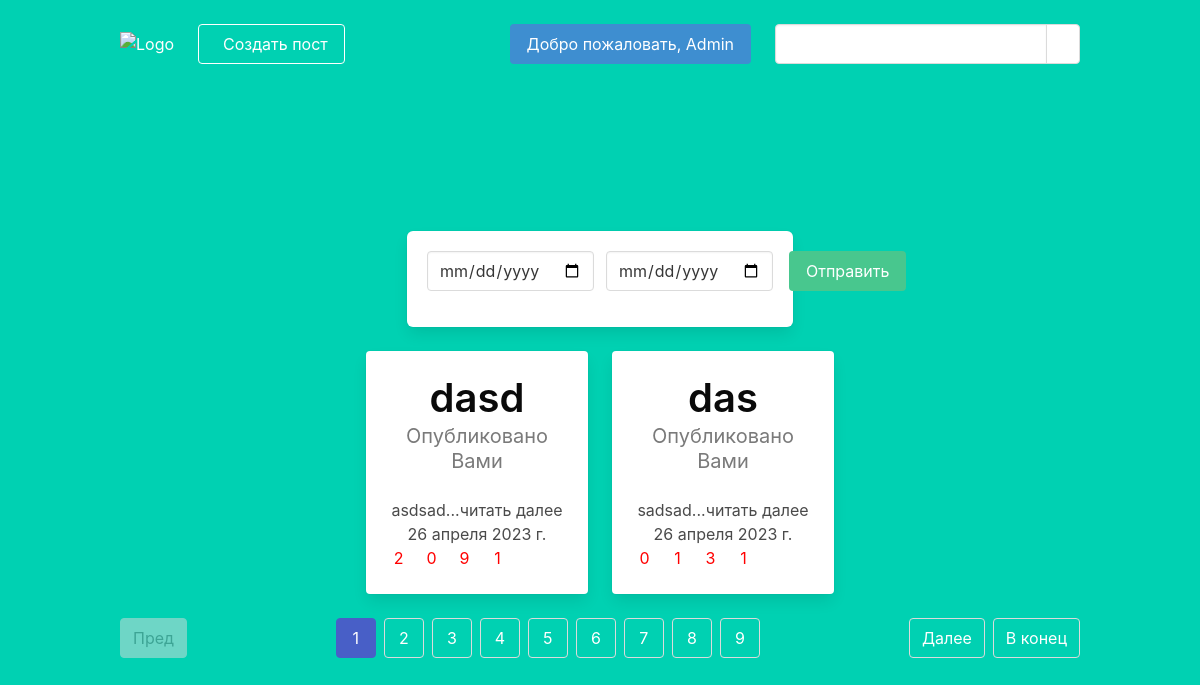
The page /blog/home/ (signed in) on the database its author committed.
### blog/models.py (models this page shows)
class Post(models.Model):
    title = models.CharField(max_length=255)
    text = models.TextField()
    slug = models.SlugField(unique=True)
    date = models.DateField(auto_now=True)
    author = models.ForeignKey(User, on_delete=models.CASCADE)
    image = models.ImageField(default='image.jpg', blank=True)
    likes = models.ManyToManyField(User, related_name='likes')
    dislikes = models.ManyToManyField(User, related_name='dislikes')
    comments_allowed = models.BooleanField(default=True)
    saved = models.ManyToManyField(User, related_name='saved_posts')
    views = models.ManyToManyField(User, related_name='post_views')
    def __str__(self):
        return self.title
    def snippet(self):
        return self.text[:20] + '...читать далее'
    def likes_counter(self):
        return self.likes.count()
    def dislikes_counter(self):
        return self.dislikes.count()

### blog/views.py (the view)
# urls.py: path('home/', views.home, name='home'),
@login_required(login_url='/users/log_in')
def home(request):
    search = request.GET.get('search')
    my_posts = request.GET.get('my_posts')
    favorites = request.GET.get('favorites')
    popular = request.GET.get('popular')
    new = request.GET.get('new')
    show_author = request.GET.get('show_author')
    saved = request.GET.get('saved')
    start_date = request.GET.get('from')
    end_date = request.GET.get('to')
    posts = Post.objects.all()
    posts = posts.filter(author=show_author) if show_author else posts
    posts = posts.filter(saved=request.user) if saved else posts
    posts = posts.filter(likes=request.user) if favorites else posts
    posts = posts.filter(author=request.user) if my_posts else posts
    posts = Post.objects.annotate(like_count=Count('likes')).order_by('-like_count')[:3] \
        if popular else posts
    posts = posts.filter(
        date__range=[start_date, end_date]) \
        if start_date and end_date else posts
    posts = posts.order_by('-date')[:3] if new else posts
    posts = posts.filter(likes=request.user) if favorites else posts
    if search:
        posts = Post.objects.filter(
            Q(title__icontains=search) |
            Q(text__icontains=search))
    pages = Paginator(posts, 2)
    page = request.GET.get('page')
    posts = pages.get_page(page)
    return render(request, 'home.html', {'posts': posts})

### blog/templates/home.html (shortened to what this page needs)
{% extends 'base_layout.html' %}
{% load static from static %}
{% block content %}
<div class="container">
    <div class="columns is-centered">
        <div class="column is-5">
            <div class="box">
                <form>
                    <div class="field is-horizontal">
                        <div class="field-body">
                            <div class="field">
                                <div class="control">
                                    <input type="date" min="2021-01-01" max="{{ now }}" class="input" required
                                        name='from'>
                                </div>
                            </div>
                            <div class="field">
                                <div class="control">
                                    <input type="date" min="2021-01-01" max="{{ now }}" class="input" required
                                        name='to'>
                                </div>
                            </div>
                        </div>
                        <button class="button is-success ml-4" type="submit">
                            Отправить
                        </button>
                    </div>
                </form>
            </div>
        </div>
    </div>
    <div class="columns is-centered is-multiline">
        {% for post in posts %}
        <div class="column is-3">
            <a href="{% url 'blog:post' post.slug %}">
                <div class="card has-text-centered">
                    <div class="card-content">
                        <div class="media">
                            <div class="media-content">
                                <div class="title has-text-black is-2">
                                    {{ post }}
                                </div>
                                {% if user == post.author %}
                                <div class="subtitle has-text-grey">
                                    Опубликовано Вами
                                </div>
                                {% else %}
                                <div class="subtitle has-text-grey">
                                    Опубликовано {{ post.author }}
                                </div>
                                {% endif %}
                            </div>
                        </div>
                        <div class="content">
                            {{ post.snippet }}
                            <br>
                            <div>{{ post.date }}</div>
                            <div class="columns" style="color: red">
                                <div class="column is-2">
                                    <div
                                        class="columns is-gapless is-flex is-justify-content-center is-align-items-center">
                                        <div class="column">
                                            <span class="ml-2">{{ post.likes_counter }}</span>
                                        </div>
                                    </div>
                                </div>
                                <div class="column is-2">
                                    <div
                                        class="columns is-gapless is-flex is-justify-content-center is-align-items-center">
                                        <div class="column">
                                            <span class="ml-2">{{ post.dislikes_counter }}</span>
                                        </div>
                                    </div>
                                </div>
                                <div class="column is-2">
                                    <div
                                        class="columns is-gapless is-flex is-justify-content-center is-align-items-center">
                                        <div class="column">
                                            <span class="ml-2">{{ post.comment_set.count }}</span>
                                        </div>
                                    </div>
                                </div>
                                <div class="column is-2">
                                    <div
                                        class="columns is-gapless is-flex is-justify-content-center is-align-items-center">
                                        <div class="column">
                                            <span class="ml-2">{{ post.views.count }}</span>
                                        </div>
                                    </div>
                                </div>
                            </div>
                        </div>
                    </div>
                </div>
            </a>
        </div>
        {% endfor %}
    </div>
    {% if posts.has_other_pages %}
    <nav class="pagination is-centered">
        {% if posts.has_previous %}
        <a class="pagination-previous" href="?page={{posts.previous_page_number}}">
            Пред
        </a>
        <a class="pagination-link" href="?page=1">
            В начало
        </a>
        {% else %}
        <button class="pagination-previous" disabled>
            Пред
        </button>
        {% endif %}
        {% if posts.has_next %}
        <a class="pagination-next" href="?page={{ posts.next_page_number }}">
            Далее
        </a>
        <a href="?page={{ posts.paginator.num_pages }}" class="pagination-next">
            В конец
        </a>
        {% else %}
        <button class="pagination-next" disabled>
            Далее
        </button>
        {% endif %}
        <ul class="pagination-list">
            {% for page in posts.paginator.page_range %}
            <li>
                <a class="pagination-link{% if page == posts.number %} is-current {% endif %}" href="?page={{page}}">
                    {{ page }}
                </a>
            </li>
            {% endfor %}
        </ul>
    </nav>
    {% endif %}
</div>
{% endblock %}

### blog/templates/base_layout.html (shortened to what this page needs)
{% load static from static %}
<html lang="en">
<head>
    <link rel="stylesheet" href="{% static 'bulma.css' %}">
    <link rel="stylesheet" href="{% static 'style.css' %}">
</head>
<body>
    <section class="hero is-primary is-fullheight">
        {% if user.is_authenticated %}
        <div class="hero-head">
            <nav class="navbar">
                <div class="container">
                    <div class="navbar-brand">
                        <a class="navbar-item" href="{% url 'blog:home' %}">
                            <img src="https://bulma.io/images/bulma-type-white.png" alt="Logo">
                        </a>
                    </div>
                    <div id="navbarMenuHeroA" class="navbar-menu">
                        <div class="navbar-start">
                            <span class="navbar-item">
                                <a href="{% url 'blog:create' %}" class="button is-info is-outlined is-inverted">
                                    <span class="content">Создать пост</span>
                                </a>
                            </span>
                        </div>
                        <div class="navbar-end">
                            <span class="navbar-item">
                                <div class="dropdown is-hoverable">
                                    <div class="dropdown-trigger">
                                        <a class="button is-info">
                                            Добро пожаловать, {{ request.user|title }}
                                        </a>
                                    </div>
                                </div>
                            </span>
                            {% if request.path == '/blog/home/' %}
                            <span class="navbar-item">
                                <form method="get" class="mt-4">
                                    <div class="field has-addons">
                                        <div class="control">
                                            <input type="search" class="input" name="search">
                                        </div>
                                        <div class="control">
                                            <button class="button" type="submit">
                                            </button>
                                        </div>
                                    </div>
                                </form>
                            </span>
                            {% endif %}
                        </div>
                    </div>
                </div>
            </nav>
        </div>
        {% endif %}
        <div class="hero-body">
            {% block content %}
            {% endblock %}
        </div>
    </section>
</body>
</html>

### rows shown on the page
Post: title "dasd", shows "Опубликовано Вами", snippet "asdsad...читать далее", date "26 апреля 2023 г.", likes_counter "2", dislikes_counter "0", comment_set.count "9", views.count "1"
Post: title "das", shows "Опубликовано Вами", snippet "sadsad...читать далее", date "26 апреля 2023 г.", likes_counter "0", dislikes_counter "1", comment_set.count "3", views.count "1"

### other values the page prints
{{ request.user|title }} "Admin"
{{ page }} "1" "2" "3" "4" "5" "6" "7" "8" "9"
